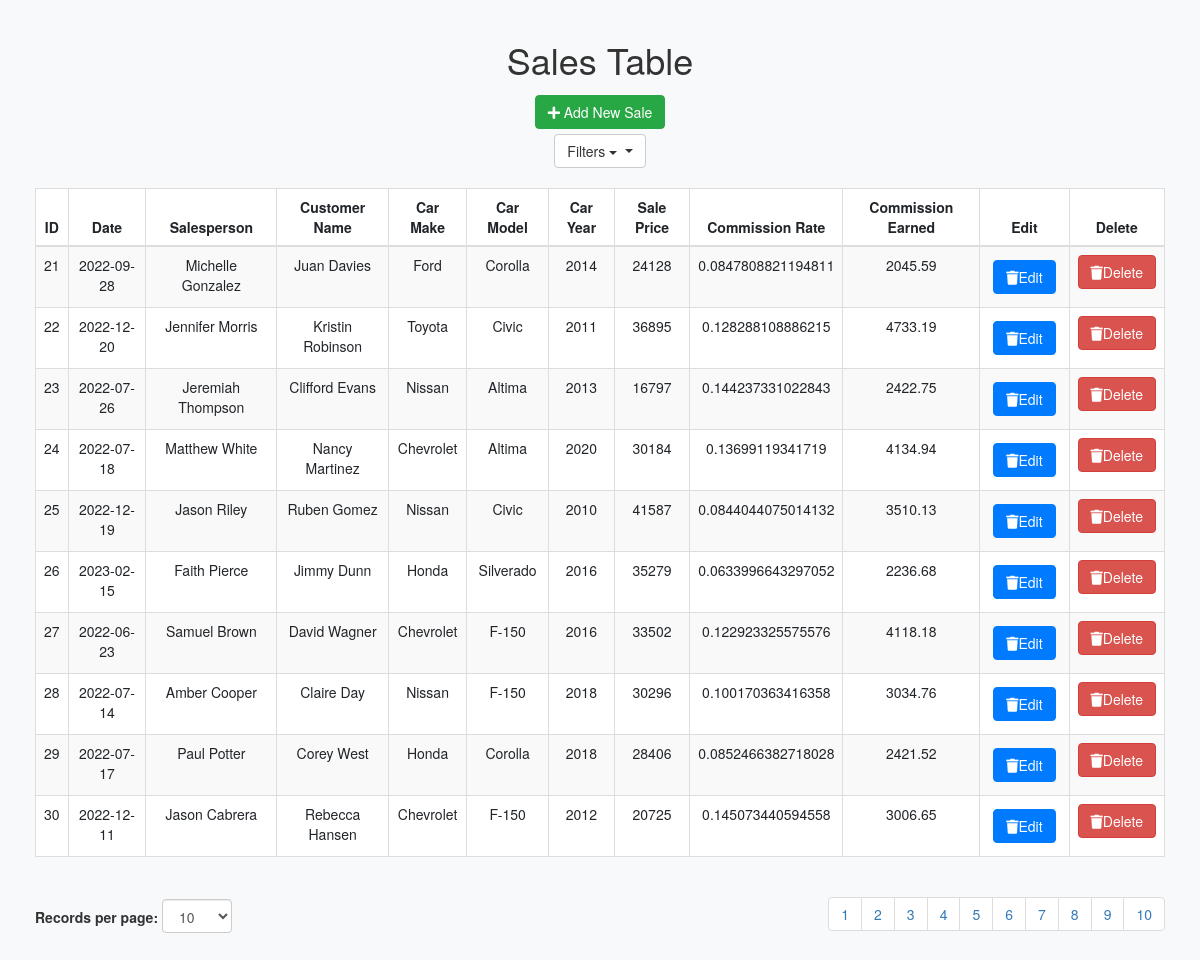
/show_sales_data/page/3/records_per_page/10, run on the app's committed database.
### main.py (models this page shows)
class Sales(db.Model):
    id = db.Column(db.Integer, primary_key=True)
    date = db.Column(db.String(250), nullable=False)
    salesperson = db.Column(db.String(250), nullable=False)
    customer_name = db.Column(db.String(250), nullable=False)
    car_make = db.Column(db.String(250), nullable=False)
    car_model = db.Column(db.String(250), nullable=False)
    car_year = db.Column(db.Integer(), nullable=False)
    sale_price = db.Column(db.String(250), nullable=False)
    commission_rate = db.Column(db.Float(), nullable=False)
    commission_earned = db.Column(db.Float(), nullable=False)

### main.py (the view)
@app.route('/show_sales_data/', defaults={'page': 1, 'records_per_page': 10})
@app.route('/show_sales_data/page/<int:page>/records_per_page/<int:records_per_page>')
def show_sales_data(page, records_per_page):
    global sales_data
    con = sqlite3.connect("instance/db.sqlite")
    sales_data = pd.read_sql_query("SELECT * from sales", con)
    sales_data = sales_data.drop_duplicates()
    total_records = len(sales_data)
    total_pages = (total_records + records_per_page - 1) // records_per_page
    start = (page - 1) * records_per_page
    end = start + records_per_page
    paginated_sales_data = sales_data.iloc[start:end]
    filter_columns = ["salesperson", "car_make", "car_model", "car_year"]
    filters = {column: sales_data[column].unique().tolist() for column in filter_columns}
    return render_template('show_sales_data.html', sales=paginated_sales_data.to_dict(orient='records'), total_records=total_records, total_pages=total_pages, page=page, records_per_page=records_per_page, filters=filters)

### templates/show_sales_data.html (shortened to what this page needs)
<!DOCTYPE html>
<html lang="en">
<head>
    <link rel="stylesheet" href="https://stackpath.bootstrapcdn.com/bootstrap/4.5.2/css/bootstrap.min.css">
    <link rel="stylesheet" href="https://maxcdn.bootstrapcdn.com/bootstrap/3.4.1/css/bootstrap.min.css">
    <link rel="stylesheet" href="https://cdnjs.cloudflare.com/ajax/libs/font-awesome/5.15.3/css/all.min.css">
</head>
<body class="hold-transition sidebar-mini">
    <div class="wrapper">
        <div class="content-wrapper">
            <section class="content">
                <div class="container-fluid">
                    <h1 class="text-center">Sales Table</h1>
                    <div class="text-center">
                    <a class="btn btn-success" href="{{ url_for('add_sales_record') }}"><i class="fas fa-plus"></i> Add New Sale</a>
                    <div class="dropdown">
                        <button class="btn btn-default dropdown-toggle" type="button" data-toggle="dropdown">Filters
                            <span class="caret"></span>
                        </button>
                    </div>
                    <div class="table-container">
                        <table class="table table-striped table-bordered">
                            <thead>
                                <tr>
                                    <th>ID</th>
                                    <th>Date</th>
                                    <th>Salesperson</th>
                                    <th>Customer Name</th>
                                    <th>Car Make</th>
                                    <th>Car Model</th>
                                    <th>Car Year</th>
                                    <th>Sale Price</th>
                                    <th>Commission Rate</th>
                                    <th>Commission Earned</th>
                                    <th>Edit</th>
                                    <th>Delete</th>
                                </tr>
                            </thead>
                            <tbody>
                                {% for sale in sales %}
                                <tr>
                                    <td>{{ sale.id }}</td>
                                    <td>{{ sale.date }}</td>
                                    <td>{{ sale.salesperson }}</td>
                                    <td>{{ sale.customer_name }}</td>
                                    <td>{{ sale.car_make }}</td>
                                    <td>{{ sale.car_model }}</td>
                                    <td>{{ sale.car_year }}</td>
                                    <td>{{ sale.sale_price }}</td>
                                    <td>{{ sale.commission_rate }}</td>
                                    <td>{{ sale.commission_earned }}</td>
                                    <td><form action="{{url_for('edit_sales_record', id=sale.id)}}" method="GET" style="display:inline;"><button type = "submit" class= "btn btn-primary"> <i class="fas fa-trash"></i>Edit</form>
                                    <td><form action="{{ url_for('delete_sales_record', id=sale.id) }}" method="POST" style="display:inline;"><button type="submit" class="btn btn-danger"><i class="fas fa-trash"></i>Delete</button></form></td>
                                </tr>
                                {% endfor %}
                            </tbody>
                        </table>
                    </div>
                    <div class="d-flex justify-content-between align-items-center">
                        <div>
                            <label for="recordsPerPage">Records per page:</label>
                            <select id="recordsPerPage" class="form-control d-inline-block w-auto" onchange="location = this.value;">
                                <option value="#" selected>10</option>
                            </select>
                        </div>
                        <nav aria-label="Page navigation example">
                            <ul class="pagination justify-content-center">
                                {% for page in range(1, total_pages + 1) %}
                                    <li class="page-item"> <a href="{{ url_for('show_sales_data', page=page, records_per_page = records_per_page) }}">{{ page }}</a></li>
                                {% endfor %}
                            </ul>
                        </nav>
                    </div>
                </div>
            </section>
        </div>
    </div>
</body>
</html>

### templates/show_sales_data.html (style rules this page uses)
body { padding: 20px; background-color: #f8f9fa; }
.table-container { margin-top: 20px; display: flex; justify-content: center; }
table { width: 100%; table-layout: auto; background-color: #ffffff; border: 1px solid #dee2e6; }
th, td { text-align: center; vertical-align: middle; }
.btn-primary, .btn-success { margin: 5px; }
.btn-primary { background-color: #007bff; border-color: #007bff; }
.btn-success { background-color: #28a745; border-color: #28a745; }

### data on the page
Sales: id "21", date "2022-09-28", salesperson "Michelle Gonzalez", customer_name "Juan Davies", car_make "Ford", car_model "Corolla", car_year "2014", sale_price "24128", commission_rate "0.0847808821194811", commission_earned "2045.59"
Sales: id "22", date "2022-12-20", salesperson "Jennifer Morris", customer_name "Kristin Robinson", car_make "Toyota", car_model "Civic", car_year "2011", sale_price "36895", commission_rate "0.128288108886215", commission_earned "4733.19"
Sales: id "23", date "2022-07-26", salesperson "Jeremiah Thompson", customer_name "Clifford Evans", car_make "Nissan", car_model "Altima", car_year "2013", sale_price "16797", commission_rate "0.144237331022843", commission_earned "2422.75"
Sales: id "24", date "2022-07-18", salesperson "Matthew White", customer_name "Nancy Martinez", car_make "Chevrolet", car_model "Altima", car_year "2020", sale_price "30184", commission_rate "0.13699119341719", commission_earned "4134.94"
Sales: id "25", date "2022-12-19", salesperson "Jason Riley", customer_name "Ruben Gomez", car_make "Nissan", car_model "Civic", car_year "2010", sale_price "41587", commission_rate "0.0844044075014132", commission_earned "3510.13"
Sales: id "26", date "2023-02-15", salesperson "Faith Pierce", customer_name "Jimmy Dunn", car_make "Honda", car_model "Silverado", car_year "2016", sale_price "35279", commission_rate "0.0633996643297052", commission_earned "2236.68"
Sales: id "27", date "2022-06-23", salesperson "Samuel Brown", customer_name "David Wagner", car_make "Chevrolet", car_model "F-150", car_year "2016", sale_price "33502", commission_rate "0.122923325575576", commission_earned "4118.18"
Sales: id "28", date "2022-07-14", salesperson "Amber Cooper", customer_name "Claire Day", car_make "Nissan", car_model "F-150", car_year "2018", sale_price "30296", commission_rate "0.100170363416358", commission_earned "3034.76"
Sales: id "29", date "2022-07-17", salesperson "Paul Potter", customer_name "Corey West", car_make "Honda", car_model "Corolla", car_year "2018", sale_price "28406", commission_rate "0.0852466382718028", commission_earned "2421.52"
Sales: id "30", date "2022-12-11", salesperson "Jason Cabrera", customer_name "Rebecca Hansen", car_make "Chevrolet", car_model "F-150", car_year "2012", sale_price "20725", commission_rate "0.145073440594558", commission_earned "3006.65"

### other printed values
{{ page }} "1" "2" "3" "4" "5" "6" "7" "8" "9" "10"
